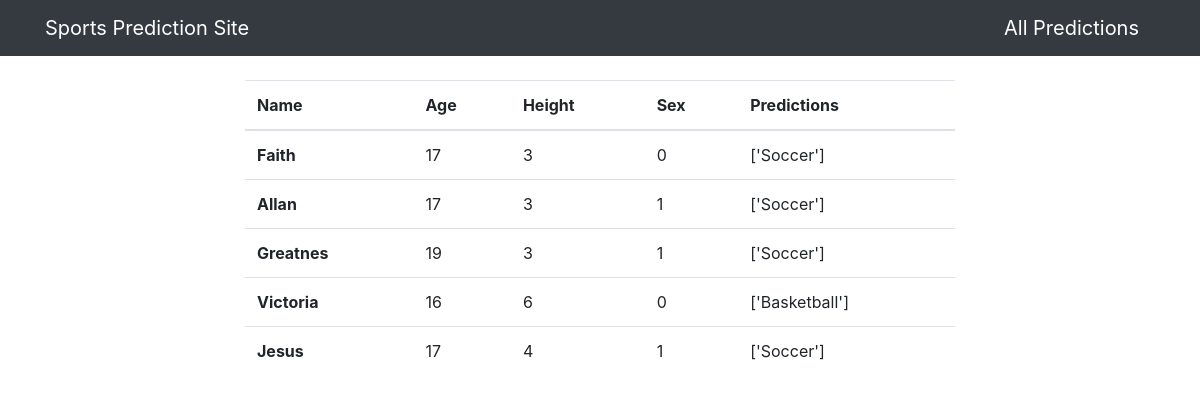
The page /pred/ on the database its author committed.
### dash/models.py (models this page shows, shortened)
class Data(models.Model):
    name = models.CharField(max_length=100, null=True)
    age = models.PositiveIntegerField(validators=[MinValueValidator(12),MaxValueValidator(20)], null=True)
    sex = models.PositiveBigIntegerField(choices=GENDER,null=True)
    height = models.PositiveSmallIntegerField(null=True)
    predictions = models.CharField(max_length=100,blank=True)
    date = models.DateTimeField(auto_now_add=True)
    class Meta:
        ordering = ['-date']

### dash/views.py (the view)
# urls.py: path('pred/', views.pred, name='dash-pred')
def pred(request):
    predicted_sports = Data.objects.all()
    context = {
        'predicted_sports': predicted_sports
    }
    return render(request, 'dash/pred.html',context)

### templates/dash/pred.html (shortened to what this page needs)
{% extends 'partials/base.html' %}
{%block content %}
<div class="container">
    <div class="row mt-4">
        <div class="col-md-8 offset-md-2">
            <table class="table">
                <thead>
                  <tr>
                    <th scope="col">Name</th>
                    <th scope="col">Age</th>
                    <th scope="col">Height</th>
                    <th scope="col">Sex</th>
                    <th scope="col">Predictions</th>
                  </tr>
                </thead>
                <tbody>
                  {% for data in predicted_sports %}
                  <tr>
                    <th scope="row">{{ data.name }}</th>
                    <td>{{ data.age }}</td>
                    <td>{{ data.height }}</td>
                    <td>{{ data.sex }}</td>
                    <td>{{ data.predictions }}</td>
                  </tr>
                  {% endfor %}
                </tbody>
              </table>
        </div>
    </div>
</div>
{% endblock %}

### templates/partials/base.html (shortened to what this page needs)
<!doctype html>
<html lang="en">
  <head>
    <link rel="stylesheet" href="https://cdn.jsdelivr.net/npm/bootstrap@4.6.2/dist/css/bootstrap.min.css">
  </head>
  <body>
    {% include 'partials/nav.html' %}
    <div class="container">
      {% block content %}
      {% endblock %}
    </div>
  </body>
</html>

### templates/partials/nav.html
<nav class="navbar navbar-dark bg-dark">
    <div class="container">
        <a class="navbar-brand" href="{% url 'dash-index' %}">Sports Prediction Site</a>
        <a class="navbar-brand ml-auto" href="{% url 'dash-pred' %}">All Predictions</a>
    </div>
  </nav>

### rows shown on the page
Data: name "Faith", age "17", height "3", sex "0", predictions "['Soccer']"
Data: name "Allan", age "17", height "3", sex "1", predictions "['Soccer']"
Data: name "Greatnes", age "19", height "3", sex "1", predictions "['Soccer']"
Data: name "Victoria", age "16", height "6", sex "0", predictions "['Basketball']"
Data: name "Jesus", age "17", height "4", sex "1", predictions "['Soccer']"
